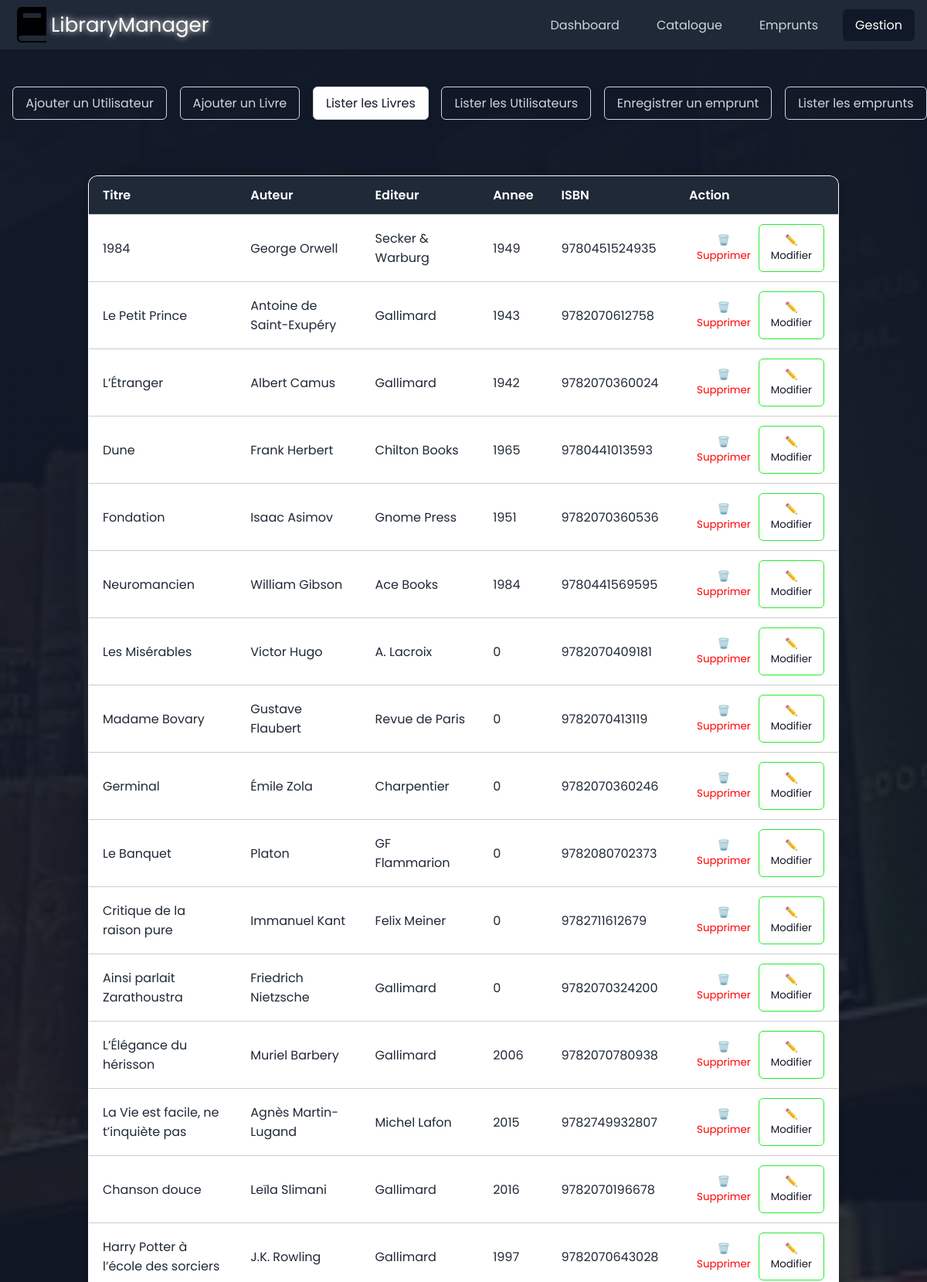
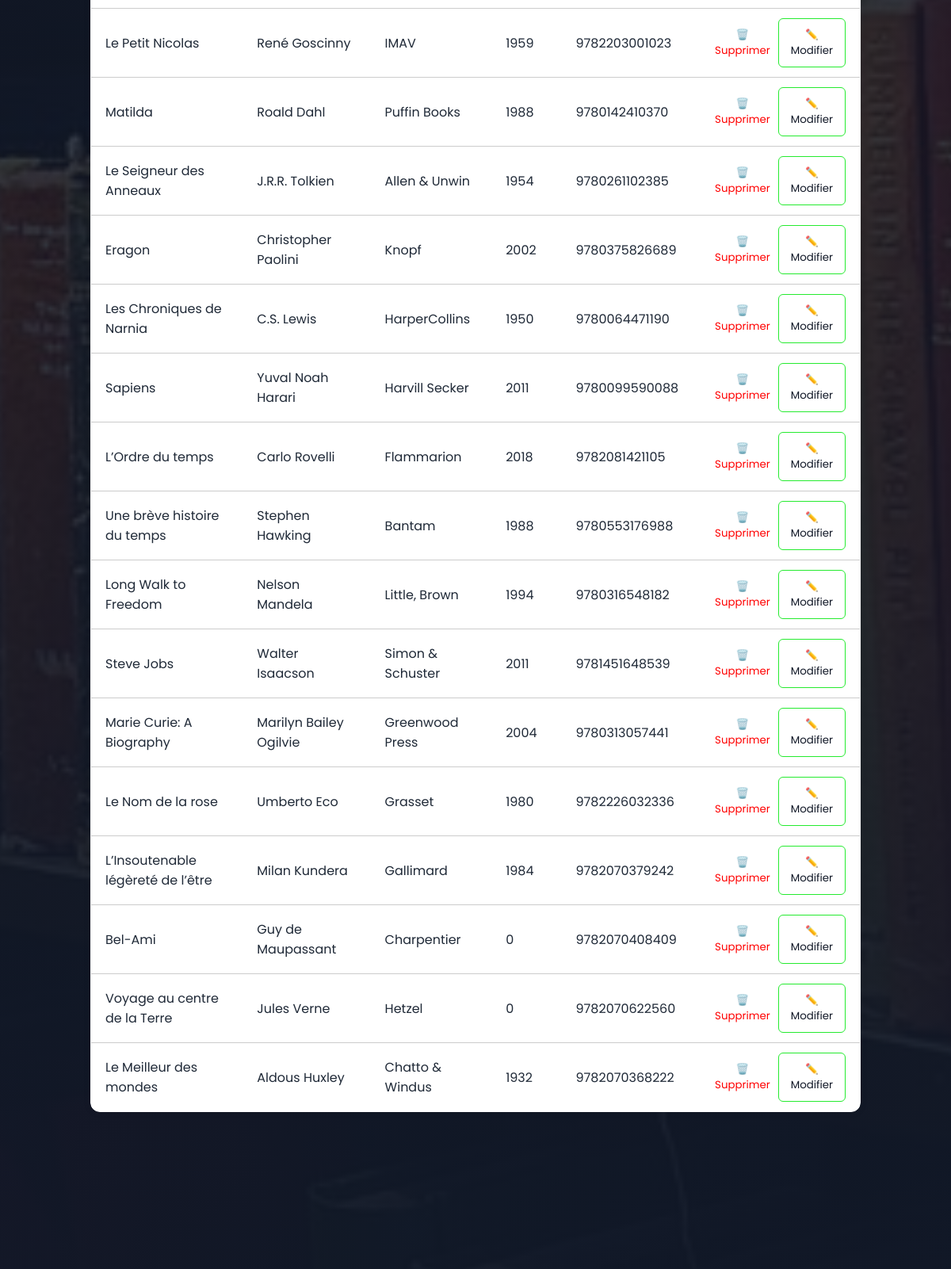
/views/gestion.php?form=list-book (upper part), run on the app's committed database (2 pictures, top to bottom).
### tables this page shows
CREATE TABLE livres (
    id_livre INT PRIMARY KEY AUTO_INCREMENT,
    titre VARCHAR(255) NOT NULL,
    auteur VARCHAR(255) NOT NULL,
    editeur VARCHAR(255),
    annee YEAR,
    isbn VARCHAR(20) UNIQUE,
    quantite_total INT NOT NULL
);

### views/gestion.php (the view, shortened to what this page needs)
<?php
$pdo = new PDO("mysql:host=localhost;dbname=bib;charset=utf8", "root", "");
$query_livres = $pdo->query("SELECT * FROM livres WHERE quantite_total > 0");
$livres = $query_livres->fetchAll();
?>
<!DOCTYPE html>
<html lang="en">
<head>
    <link rel="stylesheet" href="../resources/css/style.css">
</head>
<body>
    <?php include "../includes/header.php"; ?>
    <?php
    $form = $_GET['form'] ?? 'login';
    ?>
    <div class="section">
        <div class="logo-and-links">
            <div class="nav-links options">
                <a href="/Library/views/gestion.php?form=add-user" style="border:1px solid #d1d5db"
                    class="nav-link <?php echo ($form === 'add-user') ? 'active-submenu' : ''; ?>">Ajouter un
                    Utilisateur</a>
                <a href="/Library/views/gestion.php?form=add-book" style="border:1px solid #d1d5db"
                    class="nav-link <?php echo ($form === 'add-book') ? 'active-submenu' : ''; ?>">Ajouter un Livre</a>
                <a href="/Library/views/gestion.php?form=list-book" style="border:1px solid #d1d5db"
                    class="nav-link <?php echo ($form === 'list-book') ? 'active-submenu' : ''; ?>">Lister les
                    Livres</a>
                <a href="/Library/views/gestion.php?form=list-user" style="border:1px solid #d1d5db"
                    class="nav-link <?php echo ($form === 'list-user') ? 'active-submenu' : ''; ?>">Lister les
                    Utilisateurs</a>
                <a href="/Library/views/gestion.php?form=register-borrow" style="border:1px solid #d1d5db"
                    class="nav-link <?php echo ($form === 'register-borrow') ? 'active-submenu' : ''; ?>">Enregistrer un
                    emprunt</a>
                <a href="/Library/views/gestion.php?form=list-borrow" style="border:1px solid #d1d5db"
                    class="nav-link <?php echo ($form === 'list-borrow') ? 'active-submenu' : ''; ?>">Lister les
                    emprunts</a>
            </div>
        </div>
        <section class="auth-section" id="auth">
            <?php if ($form === 'add-user'): ?>
                <div class="auth-container">
                    <form action="../controllers/addUser.php" method="POST">
                        <div class="form-group"><label>Nom</label><input type="text" name="nom" required></div>
                        <div class="form-group"><label>Prénom</label><input type="text" name="prenom" required></div>
                        <div class="form-group"><label>Email</label><input type="email" name="email" required></div>
                        <div class="form-group"><label>Téléphone</label><input type="tel" name="telephone" required></div>
                        <button type="submit">Ajouter</button>
                    </form>
                </div>
            <?php elseif ($form === 'list-book'): ?>
                <div class="auth-container section" style="padding: 0;">
                    <table>
                        <tr>
                            <th>Titre</th>
                            <th>Auteur</th>
                            <th>Editeur</th>
                            <th>Annee</th>
                            <th>ISBN</th>
                            <th colspan="2">Action</th>
                        </tr>
                        <?php foreach ($livres as $livre): ?>
                            <tr>
                                <td><?= htmlspecialchars($livre['titre']) ?></td>
                                <td><?= htmlspecialchars($livre['auteur']) ?></td>
                                <td><?= htmlspecialchars($livre['editeur']) ?></td>
                                <td><?= htmlspecialchars($livre['annee']) ?></td>
                                <td><?= htmlspecialchars($livre['isbn']) ?></td>
                                <td>
                                    <div class="btn-action">
                                        <form action="../controllers/deleteBook.php" method="POST"
                                            onsubmit="return confirm('Voulez-vous vraiment supprimer ce livre ?');">
                                            <button type="submit" class="delete-submit">🗑️ Supprimer</button>
                                        </form>
                                        <button class="set-submit">
                                            <a href="gestion.php?form=edit-book&id=<?= $livre['id_livre'] ?>">✏️ Modifier</a>
                                        </button>
                                    </div>
                                </td>
                            </tr>
                        <?php endforeach; ?>
                    </table>
                </div>
            <?php endif; ?>
        </section>
    </div>
</body>
</html>

### resources/css/style.css (style rules this page uses)
body { margin: 0; font-family: poppins; background-color: #1f2937; color: white; }
.section { position: relative; overflow: hidden; padding-top: 3rem; padding-bottom: 8rem; background-image: linear-gradient(rgb(17, 24, 39), rgba(17, 24, 39, 0.85), rgb(17, 24, 39)), url('../images/background.jpg'); backdrop-filter: blur(15px); background-repeat: no-repeat; background-size: cover; background-position: center; background-attachment: fixed }

### includes/header.php (style rules this page uses)
* { font-family: poppins; }
.nav-links { display: flex; gap: 1rem; margin-left: 1rem; }
.nav-link { text-decoration: none; color: #d1d5db; padding: 0.5rem 1rem; border-radius: 6px; }
.options { display: flex; justify-content: space-around }
.active-submenu { color: #111827; background-color: white; }

### views/gestion.php (style rules this page uses)
.auth-section { display: flex; justify-content: center; align-items: center; padding: 60px 20px; width: 90%; margin: 1% auto; font-family: sans-serif; }
.auth-container { background-color: white; padding: 0 40px 10px 40px; border-radius: 12px; box-shadow: 0 0 10px rgba(0, 0, 0, 0.1); width: 90%; }
.auth-container a { text-decoration: none; }
button { width: 100%; padding: 12px; background-color: #1f2937; color: white; border: none; border-radius: 6px; cursor: pointer; margin-top: 10px; }
table { border-collapse: collapse; width: 100%; margin: 0; background: #fff; border-radius: 12px; border: 1px solid white; overflow: hidden; }
th, td { padding: 12px 18px; border-bottom: 1px solid #ccc; text-align: left; color: #1f2937; }
th { background: #1f2937; color: #fff; font-weight: 600; }
tr:last-child td { border-bottom: none; }
.btn-action { display: flex; align-items: center; }
.delete-submit { display: flex; align-items: center; justify-content: center; padding: 0 10px; margin: 0px; color: red; background-color: transparent; transition: background-color 0.3s ease; }
.set-submit { display: flex; align-items: center; justify-content: center; padding: 10px; margin: 0px; border: 1px solid rgb(37, 235, 47); color: rgb(37, 235, 47); background-color: transparent; transition: background-color 0.3s ease; }
.set-submit a { color: #111827 }

### data on the page
livres: titre "1984", auteur "George Orwell", editeur "Secker & Warburg", annee "1949", isbn "9780451524935"
livres: titre "Le Petit Prince", auteur "Antoine de Saint-Exupéry", editeur "Gallimard", annee "1943", isbn "9782070612758"
livres: titre "L’Étranger", auteur "Albert Camus", editeur "Gallimard", annee "1942", isbn "9782070360024"
livres: titre "Dune", auteur "Frank Herbert", editeur "Chilton Books", annee "1965", isbn "9780441013593"
livres: titre "Fondation", auteur "Isaac Asimov", editeur "Gnome Press", annee "1951", isbn "9782070360536"
livres: titre "Neuromancien", auteur "William Gibson", editeur "Ace Books", annee "1984", isbn "9780441569595"
livres: titre "Les Misérables", auteur "Victor Hugo", editeur "A. Lacroix", annee "0", isbn "9782070409181"
livres: titre "Madame Bovary", auteur "Gustave Flaubert", editeur "Revue de Paris", annee "0", isbn "9782070413119"
livres: titre "Germinal", auteur "Émile Zola", editeur "Charpentier", annee "0", isbn "9782070360246"
livres: titre "Le Banquet", auteur "Platon", editeur "GF Flammarion", annee "0", isbn "9782080702373"
livres: titre "Critique de la raison pure", auteur "Immanuel Kant", editeur "Felix Meiner", annee "0", isbn "9782711612679"
livres: titre "Ainsi parlait Zarathoustra", auteur "Friedrich Nietzsche", editeur "Gallimard", annee "0", isbn "9782070324200"
livres: titre "L’Élégance du hérisson", auteur "Muriel Barbery", editeur "Gallimard", annee "2006", isbn "9782070780938"
livres: titre "La Vie est facile, ne t’inquiète pas", auteur "Agnès Martin-Lugand", editeur "Michel Lafon", annee "2015", isbn "9782749932807"
livres: titre "Chanson douce", auteur "Leïla Slimani", editeur "Gallimard", annee "2016", isbn "9782070196678"
livres: titre "Harry Potter à l’école des sorciers", auteur "J.K. Rowling", editeur "Gallimard", annee "1997", isbn "9782070643028"
livres: titre "Le Petit Nicolas", auteur "René Goscinny", editeur "IMAV", annee "1959", isbn "9782203001023"
livres: titre "Matilda", auteur "Roald Dahl", editeur "Puffin Books", annee "1988", isbn "9780142410370"
livres: titre "Le Seigneur des Anneaux", auteur "J.R.R. Tolkien", editeur "Allen & Unwin", annee "1954", isbn "9780261102385"
livres: titre "Eragon", auteur "Christopher Paolini", editeur "Knopf", annee "2002", isbn "9780375826689"
livres: titre "Les Chroniques de Narnia", auteur "C.S. Lewis", editeur "HarperCollins", annee "1950", isbn "9780064471190"
livres: titre "Sapiens", auteur "Yuval Noah Harari", editeur "Harvill Secker", annee "2011", isbn "9780099590088"
livres: titre "L’Ordre du temps", auteur "Carlo Rovelli", editeur "Flammarion", annee "2018", isbn "9782081421105"
livres: titre "Une brève histoire du temps", auteur "Stephen Hawking", editeur "Bantam", annee "1988", isbn "9780553176988"
livres: titre "Long Walk to Freedom", auteur "Nelson Mandela", editeur "Little, Brown", annee "1994", isbn "9780316548182"
livres: titre "Steve Jobs", auteur "Walter Isaacson", editeur "Simon & Schuster", annee "2011", isbn "9781451648539"
livres: titre "Marie Curie: A Biography", auteur "Marilyn Bailey Ogilvie", editeur "Greenwood Press", annee "2004", isbn "9780313057441"
livres: titre "Le Nom de la rose", auteur "Umberto Eco", editeur "Grasset", annee "1980", isbn "9782226032336"
livres: titre "L’Insoutenable légèreté de l’être", auteur "Milan Kundera", editeur "Gallimard", annee "1984", isbn "9782070379242"
livres: titre "Bel-Ami", auteur "Guy de Maupassant", editeur "Charpentier", annee "0", isbn "9782070408409"
livres: titre "Voyage au centre de la Terre", auteur "Jules Verne", editeur "Hetzel", annee "0", isbn "9782070622560"
livres: titre "Le Meilleur des mondes", auteur "Aldous Huxley", editeur "Chatto & Windus", annee "1932", isbn "9782070368222"
